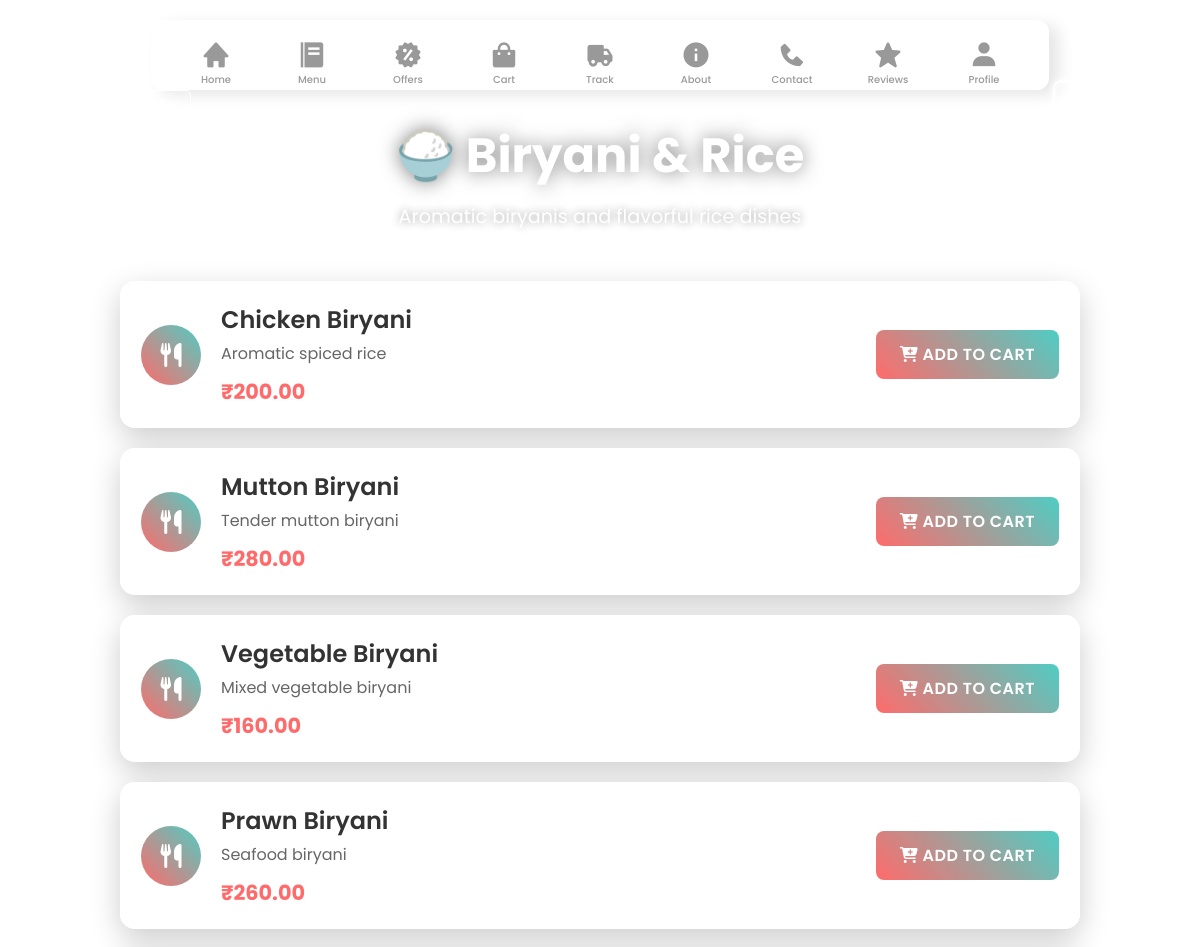
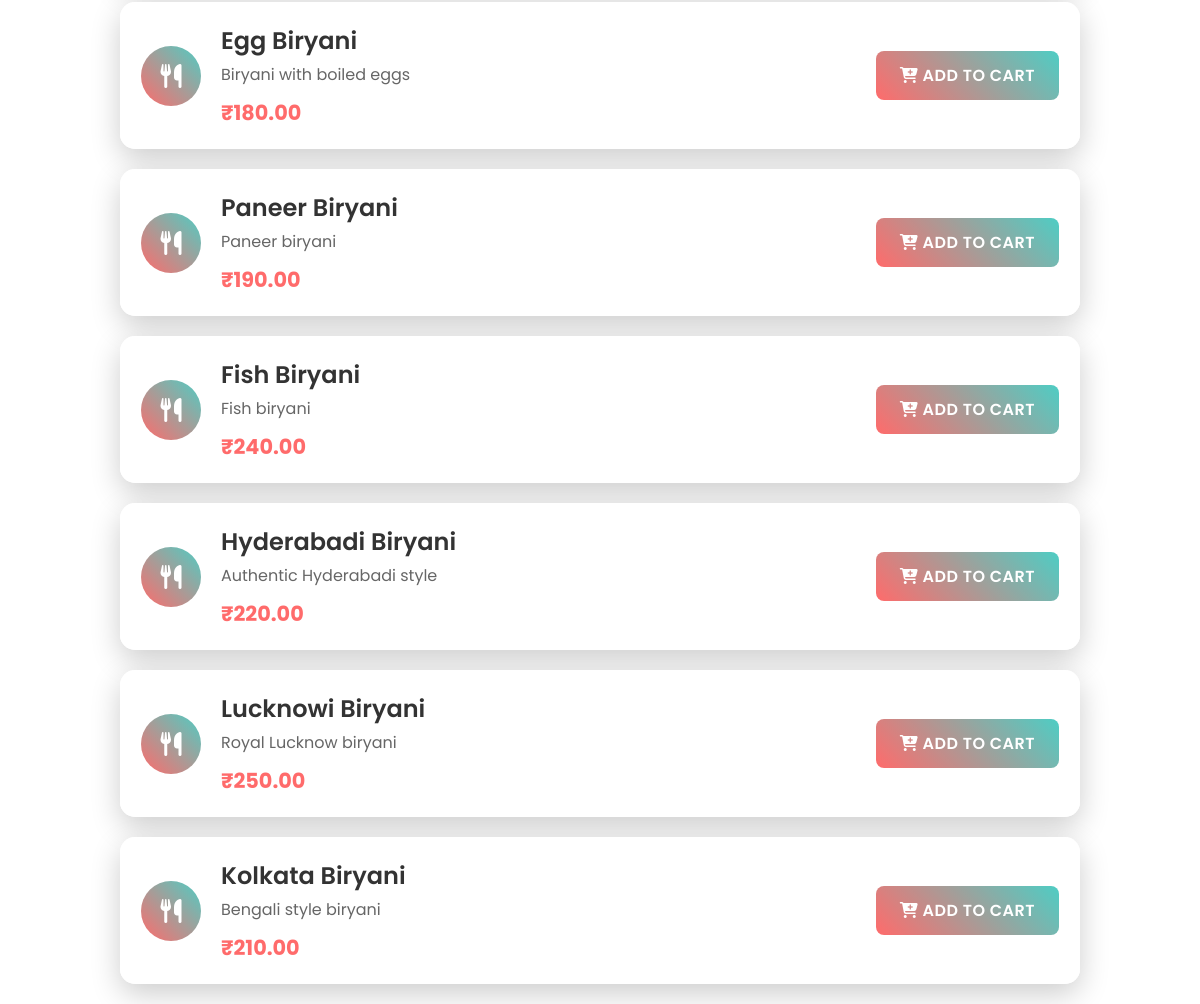
Screenshot of /biryani/ (signed in) with the database file from the repository (2 pictures, top to bottom).
### cloud_kitchen/models.py (models this page shows, shortened)
class FoodItem(models.Model):
    category = models.ForeignKey(Category, on_delete=models.CASCADE, related_name='food_items')
    name = models.CharField(max_length=100)
    description = models.TextField()
    price = models.DecimalField(max_digits=8, decimal_places=2)
    icon_class = models.CharField(max_length=50, help_text="FontAwesome icon class (e.g., 'fas fa-hamburger')")
    is_available = models.BooleanField(default=True)
    created_at = models.DateTimeField(auto_now_add=True)
    updated_at = models.DateTimeField(auto_now=True)
    class Meta:
        ordering = ['created_at']

### cloud_kitchen/views.py (the view)
# urls.py: path('biryani/', views.biryani_view, name='biryani'),
def biryani_view(request):
    username = request.session.get('username')
    if not username:
        return redirect('login')
    try:
        category = Category.objects.get(slug='biryani')
        food_items = FoodItem.objects.filter(category=category, is_available=True)
    except Category.DoesNotExist:
        food_items = []
    return render(request, 'biryani.html', {
        'username': username,
        'food_items': food_items
    })

### cloud_kitchen/templates/biryani.html (shortened to what this page needs)
{% load static %}
<!DOCTYPE html>
<html lang="en">
<head>
    <link rel="stylesheet" href="{% static 'menu.css' %}">
    <link href='https://unpkg.com/boxicons@2.1.1/css/boxicons.min.css' rel='stylesheet'>
</head>
<body>
    <nav class="nav">
        <ul class="nav-content">
            <li class="nav-list">
                <a href="{% url 'home' %}" class="link-item">
                    <i class='bx bxs-home link-icon'></i>
                    <span class="link-text">Home</span>
                </a>
            </li>
            <li class="nav-list">
                <a href="{% url 'menu' %}" class="link-item">
                    <i class='bx bxs-food-menu link-icon'></i>
                    <span class="link-text">Menu</span>
                </a>
            </li>
            <li class="nav-list">
                <a href="{% url 'offers' %}" class="link-item">
                    <i class='bx bxs-offer link-icon'></i>
                    <span class="link-text">Offers</span>
                </a>
            </li>
            <li class="nav-list">
                <a href="{% url 'cart' %}" class="link-item">
                    <i class='bx bxs-shopping-bag link-icon'></i>
                    <span class="link-text">Cart</span>
                </a>
            </li>
            <li class="nav-list">
                <a href="{% url 'track' %}" class="link-item">
                    <i class='bx bxs-truck link-icon'></i>
                    <span class="link-text">Track</span>
                </a>
            </li>
            <li class="nav-list">
              <a href="{% url 'about' %}" class="link-item">
                <i class='bx bxs-info-circle link-icon'></i>
                <span class="link-text">About</span>
              </a>
            </li>
            <li class="nav-list">
              <a href="{% url 'contact' %}" class="link-item">
                <i class='bx bxs-phone link-icon'></i>
                <span class="link-text">Contact</span>
              </a>
            </li>
            <li class="nav-list">
                <a href="{% url 'reviews' %}" class="link-item">
                    <i class='bx bxs-star link-icon'></i>
                    <span class="link-text">Reviews</span>
                </a>
            </li>
            <li class="nav-list">
                <a href="{% url 'profile' %}" class="link-item">
                    <i class='bx bxs-user link-icon'></i>
                    <span class="link-text">Profile</span>
                </a>
            </li>
        </ul>
    </nav>
    <div class="logout-container">
        <a href="{% url 'login' %}" class="logout-btn">Logout</a>
    </div>
    <div class="back-container">
        <a href="{% url 'menu' %}" class="back-btn">← Back to Menu</a>
    </div>
    <div class="page-title">
        <h1>🍚 Biryani & Rice</h1>
        <p>Aromatic biryanis and flavorful rice dishes</p>
    </div>
    <div class="items-container">
        {% for item in food_items %}
        <div class="item-card">
            <div class="item-content">
                <div class="item-icon">
                    <i class="{{ item.icon_class }}"></i>
                </div>
                <div class="item-details">
                    <h3>{{ item.name }}</h3>
                    <p>{{ item.description }}</p>
                    <span class="price">₹{{ item.price }}</span>
                </div>
                <button class="add-btn" onclick="addToCart('{{ item.id }}', '{{ item.name|escapejs }}')">
                    <i class="fas fa-cart-plus"></i> ADD TO CART
                </button>
            </div>
        </div>
        {% endfor %}
    </div>
</body>
</html>

### cloud_kitchen/static/menu.css (style rules this page uses)
* { margin: 0; padding: 0; box-sizing: border-box; font-family: 'Poppins', sans-serif; }
.nav { position: fixed; top: 20px; left: 50%; transform: translateX(-50%); border-radius: 12px; background: rgba(255, 255, 255, 0.1); backdrop-filter: blur(10px); padding: 0 25px; box-shadow: 10px 5px 15px rgba(0, 0, 0, 0.1); z-index: 1000; }
.nav-content { display: flex; height: 70px; align-items: center; list-style: none; position: relative; gap: 1em; }
.link-item { display: flex; justify-content: center; align-items: center; flex-direction: column; height: 60px; width: 80px; text-decoration: none; transition: all 0.5s cubic-bezier(0.68, -0.55, 0.265, 1.55); }
.link-icon { font-size: 30px; color: #999; transition: all 0.5s cubic-bezier(0.68, -0.55, 0.265, 1.55); }
.link-text { position: absolute; font-size: 10px; font-weight: 500; color: #999; transform: translateY(25px); transition: color 0.5s cubic-bezier(0.68, -0.55, 0.265, 1.55); }
.logout-container { position: fixed; top: 80px; right: 20px; z-index: 1000; }
.logout-btn { position: relative; color: #fff; cursor: pointer; padding: 0.35em 1em; border: 0.15em solid #fff; border-radius: 0.45em; background: none; perspective: 2em; font-family: "Montserrat", sans-serif; font-size: 18px; font-weight: 500; text-transform: uppercase; letter-spacing: 0.1em; box-shadow: inset 0px 0px 0.5em 0px #fff, 0px 0px 0.5em 0px #fff; animation: border-flicker 2s linear infinite; text-decoration: none; display: inline-block; }
.logout-btn::before { content: ""; position: absolute; top: 0; bottom: 0; left: 0; right: 0; opacity: 0.7; filter: blur(1em); transform: translateY(120%) rotateX(95deg) scale(1, 0.35); background: #fff; pointer-events: none; }
.logout-btn::after { content: ""; position: absolute; top: 0; left: 0; right: 0; bottom: 0; opacity: 0; z-index: -1; background-color: #fff; box-shadow: 0 0 2em 0.2em #fff; transition: opacity 100ms linear; }
.container .card .face.face2 .content p, a { font-size: 12px; margin: 0; padding: 0; color: #333; text-align: center; line-height: 1.6; }
.back-container { position: fixed; top: 100px; left: 20px; z-index: 1000; }
.back-btn { color: #fff; text-decoration: none; padding: 10px 20px; border: 1px solid #fff; border-radius: 5px; background: rgba(255, 255, 255, 0.1); backdrop-filter: blur(10px); font-family: "Poppins", sans-serif; font-size: 16px; font-weight: 500; transition: all 0.3s ease; }
.page-title { text-align: center; margin-top: 120px; margin-bottom: 50px; color: #fff; }
.page-title h1 { font-size: 3em; font-weight: 700; text-shadow: 0 0 20px rgba(0, 0, 0, 0.5); margin-bottom: 10px; }
.page-title p { font-size: 1.2em; opacity: 0.9; text-shadow: 0 0 10px rgba(0, 0, 0, 0.5); }
.items-container { max-width: 1000px; margin: 0 auto; padding: 0 20px; }
.item-card { background: rgba(255, 255, 255, 0.95); backdrop-filter: blur(20px); border-radius: 15px; margin-bottom: 20px; padding: 20px; box-shadow: 0 10px 30px rgba(0, 0, 0, 0.2); border: 1px solid rgba(255, 255, 255, 0.3); transition: all 0.3s ease; }
.item-content { display: flex; align-items: center; gap: 20px; }
.item-icon { width: 60px; height: 60px; background: linear-gradient(45deg, #ff6b6b, #4ecdc4); border-radius: 50%; display: flex; align-items: center; justify-content: center; color: #fff; font-size: 24px; flex-shrink: 0; }
.item-details { flex: 1; }
.item-details h3 { font-size: 1.5em; color: #333; margin-bottom: 5px; font-weight: 600; }
.item-details p { color: #666; margin-bottom: 10px; line-height: 1.5; }
.price { font-size: 1.3em; font-weight: 700; color: #ff6b6b; }
.add-btn { background: linear-gradient(45deg, #ff6b6b, #4ecdc4); color: #fff; border: none; padding: 12px 24px; border-radius: 8px; font-size: 16px; font-weight: 600; cursor: pointer; transition: all 0.3s ease; text-transform: uppercase; letter-spacing: 0.5px; }

### rows the page displays
FoodItem: name "Chicken Biryani", description "Aromatic spiced rice", price "200.00"
FoodItem: name "Mutton Biryani", description "Tender mutton biryani", price "280.00"
FoodItem: name "Vegetable Biryani", description "Mixed vegetable biryani", price "160.00"
FoodItem: name "Prawn Biryani", description "Seafood biryani", price "260.00"
FoodItem: name "Egg Biryani", description "Biryani with boiled eggs", price "180.00"
FoodItem: name "Paneer Biryani", description "Paneer biryani", price "190.00"
FoodItem: name "Fish Biryani", description "Fish biryani", price "240.00"
FoodItem: name "Hyderabadi Biryani", description "Authentic Hyderabadi style", price "220.00"
FoodItem: name "Lucknowi Biryani", description "Royal Lucknow biryani", price "250.00"
FoodItem: name "Kolkata Biryani", description "Bengali style biryani", price "210.00"
